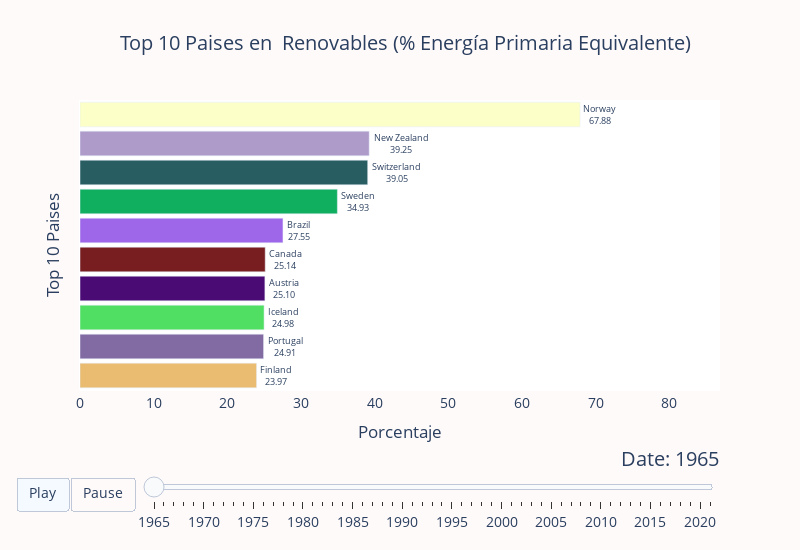

Source (notebook cell):
### Code cell
my_raceplot = barplot(pais_df,  item_column='País', value_column='Renovables (% Energía Primaria Equivalente)', time_column='Año',top_entries=10)
fig=my_raceplot.plot(item_label = 'Top 10 Paises', value_label = 'Porcentaje', frame_duration = 800, date_format='%Y',orientation='horizontal')

#Add chart title, format the chart, etc.
fig.update_layout(
      title='Top 10 Paises en  Renovables (% Energía Primaria Equivalente) ',
      title_x=0.15,
      width=800,
      height=550,
      paper_bgcolor="snow",
      )

### Figure 1 — Plotly figure (JSON) as saved in the notebook; plotly's stock layout.template omitted (floating-point values rounded to 4 significant figures)
{"data": [{"cliponaxis": false, "hoverinfo": "all", "marker": {"color": ["rgb(233, 188, 114)", "rgb(130, 106, 162)", "rgb(80, 223, 99)", "rgb(75, 11, 116)", "rgb(121, 30, 32)", "rgb(158, 102, 232)", "rgb(16, 174, 95)", "rgb(40, 94, 98)", "rgb(174, 155, 202)", "rgb(253, 255, 200)"]}, "orientation": "h", "textangle": 0, "textposition": "outside", "texttemplate": "%{y}<br>%{x:.4s}", "type": "bar", "x": [23.97, 24.91, 24.98, 25.1, 25.14, 27.55, 34.93, 39.05, 39.25, 67.88], "y": ["Finland", "Portugal", "Iceland", "Austria", "Canada", "Brazil", "Sweden", "Switzerland", "New Zealand", "Norway"]}], "layout": {"bargap": 0.15, "font": {"size": 14}, "height": 550, "paper_bgcolor": "snow", "plot_bgcolor": "#FFFFFF", "sliders": [{"active": 0, "currentvalue": {"font": {"size": 20}, "prefix": "Date: ", "visible": true, "xanchor": "right"}, "len": 0.9, "pad": {"b": 10, "t": 50}, "steps": [{"args": [["1965"], {"frame": {"duration": 800, "redraw": false}, "mode": "immediate", "transition": {"duration": 800}}], "label": "1965", "method": "animate"}, {"args": [["1966"], {"frame": {"duration": 800, "redraw": false}, "mode": "immediate", "transition": {"duration": 800}}], "label": "1966", "method": "animate"}, {"args": [["1967"], {"frame": {"duration": 800, "redraw": false}, "mode": "immediate", "transition": {"duration": 800}}], "label": "1967", "method": "animate"}, {"args": [["1968"], {"frame": {"duration": 800, "redraw": false}, "mode": "immediate", "transition": {"duration": 800}}], "label": "1968", "method": "animate"}, {"args": [["1969"], {"frame": {"duration": 800, "redraw": false}, "mode": "immediate", "transition": {"duration": 800}}], "label": "1969", "method": "animate"}, {"args": [["1970"], {"frame": {"duration": 800, "redraw": false}, "mode": "immediate", "transition": {"duration": 800}}], "label": "1970", "method": "animate"}, {"args": [["1971"], {"frame": {"duration": 800, "redraw": false}, "mode": "immediate", "transition": {"duration": 800}}], "label": "1971", "method": "animate"}, {"args": [["1972"], {"frame": {"duration": 800, "redraw": false}, "mode": "immediate", "transition": {"duration": 800}}], "label": "1972", "method": "animate"}, {"args": [["1973"], {"frame": {"duration": 800, "redraw": false}, "mode": "immediate", "transition": {"duration": 800}}], "label": "1973", "method": "animate"}, {"args": [["1974"], {"frame": {"duration": 800, "redraw": false}, "mode": "immediate", "transition": {"duration": 800}}], "label": "1974", "method": "animate"}, {"args": [["1975"], {"frame": {"duration": 800, "redraw": false}, "mode": "immediate", "transition": {"duration": 800}}], "label": "1975", "method": "animate"}, {"args": [["1976"], {"frame": {"duration": 800, "redraw": false}, "mode": "immediate", "transition": {"duration": 800}}], "label": "1976", "method": "animate"}, {"args": [["1977"], {"frame": {"duration": 800, "redraw": false}, "mode": "immediate", "transition": {"duration": 800}}], "label": "1977", "method": "animate"}, {"args": [["1978"], {"frame": {"duration": 800, "redraw": false}, "mode": "immediate", "transition": {"duration": 800}}], "label": "1978", "method": "animate"}, {"args": [["1979"], {"frame": {"duration": 800, "redraw": false}, "mode": "immediate", "transition": {"duration": 800}}], "label": "1979", "method": "animate"}, {"args": [["1980"], {"frame": {"duration": 800, "redraw": false}, "mode": "immediate", "transition": {"duration": 800}}], "label": "1980", "method": "animate"}, {"args": [["1981"], {"frame": {"duration": 800, "redraw": false}, "mode": "immediate", "transition": {"duration": 800}}], "label": "1981", "method": "animate"}, {"args": [["1982"], {"frame": {"duration": 800, "redraw": false}, "mode": "immediate", "transition": {"duration": 800}}], "label": "1982", "method": "animate"}, {"args": [["1983"], {"frame": {"duration": 800, "redraw": false}, "mode": "immediate", "transition": {"duration": 800}}], "label": "1983", "method": "animate"}, {"args": [["1984"], {"frame": {"duration": 800, "redraw": false}, "mode": "immediate", "transition": {"duration": 800}}], "label": "1984", "method": "animate"}, {"args": [["1985"], {"frame": {"duration": 800, "redraw": false}, "mode": "immediate", "transition": {"duration": 800}}], "label": "1985", "method": "animate"}, {"args": [["1986"], {"frame": {"duration": 800, "redraw": false}, "mode": "immediate", "transition": {"duration": 800}}], "label": "1986", "method": "animate"}, {"args": [["1987"], {"frame": {"duration": 800, "redraw": false}, "mode": "immediate", "transition": {"duration": 800}}], "label": "1987", "method": "animate"}, {"args": [["1988"], {"frame": {"duration": 800, "redraw": false}, "mode": "immediate", "transition": {"duration": 800}}], "label": "1988", "method": "animate"}, {"args": [["1989"], {"frame": {"duration": 800, "redraw": false}, "mode": "immediate", "transition": {"duration": 800}}], "label": "1989", "method": "animate"}, {"args": [["1990"], {"frame": {"duration": 800, "redraw": false}, "mode": "immediate", "transition": {"duration": 800}}], "label": "1990", "method": "animate"}, {"args": [["1991"], {"frame": {"duration": 800, "redraw": false}, "mode": "immediate", "transition": {"duration": 800}}], "label": "1991", "method": "animate"}, {"args": [["1992"], {"frame": {"duration": 800, "redraw": false}, "mode": "immediate", "transition": {"duration": 800}}], "label": "1992", "method": "animate"}, {"args": [["1993"], {"frame": {"duration": 800, "redraw": false}, "mode": "immediate", "transition": {"duration": 800}}], "label": "1993", "method": "animate"}, {"args": [["1994"], {"frame": {"duration": 800, "redraw": false}, "mode": "immediate", "transition": {"duration": 800}}], "label": "1994", "method": "animate"}, {"args": [["1995"], {"frame": {"duration": 800, "redraw": false}, "mode": "immediate", "transition": {"duration": 800}}], "label": "1995", "method": "animate"}, {"args": [["1996"], {"frame": {"duration": 800, "redraw": false}, "mode": "immediate", "transition": {"duration": 800}}], "label": "1996", "method": "animate"}, {"args": [["1997"], {"frame": {"duration": 800, "redraw": false}, "mode": "immediate", "transition": {"duration": 800}}], "label": "1997", "method": "animate"}, {"args": [["1998"], {"frame": {"duration": 800, "redraw": false}, "mode": "immediate", "transition": {"duration": 800}}], "label": "1998", "method": "animate"}, {"args": [["1999"], {"frame": {"duration": 800, "redraw": false}, "mode": "immediate", "transition": {"duration": 800}}], "label": "1999", "method": "animate"}, {"args": [["2000"], {"frame": {"duration": 800, "redraw": false}, "mode": "immediate", "transition": {"duration": 800}}], "label": "2000", "method": "animate"}, {"args": [["2001"], {"frame": {"duration": 800, "redraw": false}, "mode": "immediate", "transition": {"duration": 800}}], "label": "2001", "method": "animate"}, {"args": [["2002"], {"frame": {"duration": 800, "redraw": false}, "mode": "immediate", "transition": {"duration": 800}}], "label": "2002", "method": "animate"}, {"args": [["2003"], {"frame": {"duration": 800, "redraw": false}, "mode": "immediate", "transition": {"duration": 800}}], "label": "2003", "method": "animate"}, {"args": [["2004"], {"frame": {"duration": 800, "redraw": false}, "mode": "immediate", "transition": {"duration": 800}}], "label": "2004", "method": "animate"}, {"args": [["2005"], {"frame": {"duration": 800, "redraw": false}, "mode": "immediate", "transition": {"duration": 800}}], "label": "2005", "method": "animate"}, {"args": [["2006"], {"frame": {"duration": 800, "redraw": false}, "mode": "immediate", "transition": {"duration": 800}}], "label": "2006", "method": "animate"}, {"args": [["2007"], {"frame": {"duration": 800, "redraw": false}, "mode": "immediate", "transition": {"duration": 800}}], "label": "2007", "method": "animate"}, {"args": [["2008"], {"frame": {"duration": 800, "redraw": false}, "mode": "immediate", "transition": {"duration": 800}}], "label": "2008", "method": "animate"}, {"args": [["2009"], {"frame": {"duration": 800, "redraw": false}, "mode": "immediate", "transition": {"duration": 800}}], "label": "2009", "method": "animate"}, {"args": [["2010"], {"frame": {"duration": 800, "redraw": false}, "mode": "immediate", "transition": {"duration": 800}}], "label": "2010", "method": "animate"}, {"args": [["2011"], {"frame": {"duration": 800, "redraw": false}, "mode": "immediate", "transition": {"duration": 800}}], "label": "2011", "method": "animate"}, {"args": [["2012"], {"frame": {"duration": 800, "redraw": false}, "mode": "immediate", "transition": {"duration": 800}}], "label": "2012", "method": "animate"}, {"args": [["2013"], {"frame": {"duration": 800, "redraw": false}, "mode": "immediate", "transition": {"duration": 800}}], "label": "2013", "method": "animate"}, {"args": [["2014"], {"frame": {"duration": 800, "redraw": false}, "mode": "immediate", "transition": {"duration": 800}}], "label": "2014", "method": "animate"}, {"args": [["2015"], {"frame": {"duration": 800, "redraw": false}, "mode": "immediate", "transition": {"duration": 800}}], "label": "2015", "method": "animate"}, {"args": [["2016"], {"frame": {"duration": 800, "redraw": false}, "mode": "immediate", "transition": {"duration": 800}}], "label": "2016", "method": "animate"}, {"args": [["2017"], {"frame": {"duration": 800, "redraw": false}, "mode": "immediate", "transition": {"duration": 800}}], "label": "2017", "method": "animate"}, {"args": [["2018"], {"frame": {"duration": 800, "redraw": false}, "mode": "immediate", "transition": {"duration": 800}}], "label": "2018", "method": "animate"}, {"args": [["2019"], {"frame": {"duration": 800, "redraw": false}, "mode": "immediate", "transition": {"duration": 800}}], "label": "2019", "method": "animate"}, {"args": [["2020"], {"frame": {"duration": 800, "redraw": false}, "mode": "immediate", "transition": {"duration": 800}}], "label": "2020", "method": "animate"}, {"args": [["2021"], {"frame": {"duration": 800, "redraw": false}, "mode": "immediate", "transition": {"duration": 800}}], "label": "2021", "method": "animate"}], "transition": {"duration": 300, "easing": "cubic-in-out"}, "x": 0.1, "xanchor": "left", "y": 0, "yanchor": "top"}], "title": {"text": "Top 10 Paises en  Renovables (% Energía Primaria Equivalente) ", "x": 0.15}, "updatemenus": [{"buttons": [{"args": [null, {"frame": {"duration": 800, "redraw": false}, "fromcurrent": true, "transition": {"duration": 800, "easing": "quadratic-in-out"}}], "label": "Play", "method": "animate"}, {"args": [[null], {"frame": {"duration": 0, "redraw": false}, "mode": "immediate", "transition": {"duration": 0}}], "label": "Pause", "method": "animate"}], "direction": "left", "pad": {"r": 10, "t": 87}, "showactive": true, "type": "buttons", "x": 0.1, "xanchor": "right", "y": 0, "yanchor": "top"}], "width": 800, "xaxis": {"range": [0, 86.87], "showline": true, "showticklabels": true, "title": {"text": "Porcentaje"}, "visible": true}, "yaxis": {"showline": false, "showticklabels": false, "title": {"text": "Top 10 Paises"}, "visible": true}}}
